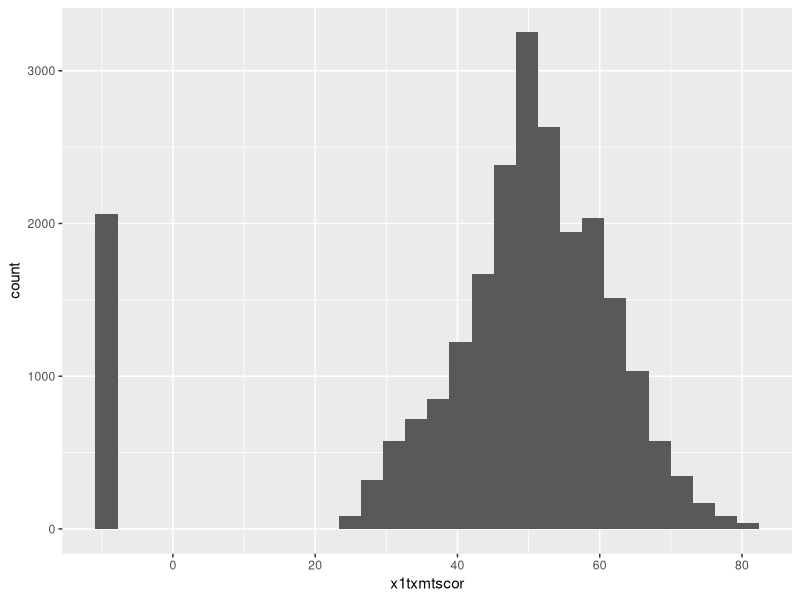

Write the R code that produced this figure. (Note: this script raises an error after producing the figure.)
## ## You should have these packages already, we installed them our first lesson
## ## but if you're not sure, run this code just in case
## install.packages(c("knitr", "rmarkdown", "quarto"))

library(tidyverse)

df <- read_csv(file.path("data", "hsls-small.csv"))

ggplot(data = df) +
  geom_histogram(mapping = aes(x = x1txmtscor))





## source("06-viz-ii.R")

patch



print(df_long)
